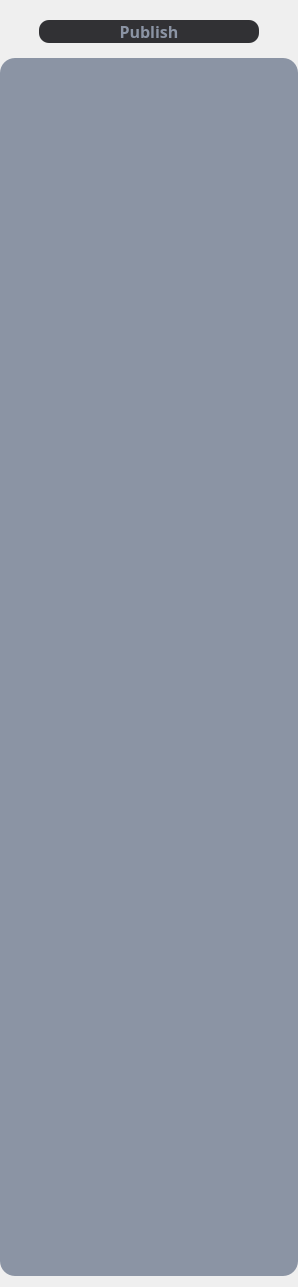
                                      <widget class="QFrame" name="frame_assets_publish">
                                       <property name="minimumSize">
                                        <size>
                                         <width>0</width>
                                         <height>300</height>
                                        </size>
                                       </property>
                                       <property name="frameShape">
                                        <enum>QFrame::NoFrame</enum>
                                       </property>
                                       <property name="frameShadow">
                                        <enum>QFrame::Raised</enum>
                                       </property>
                                       <layout class="QVBoxLayout" name="verticalLayout_79">
                                        <property name="leftMargin">
                                         <number>0</number>
                                        </property>
                                        <property name="rightMargin">
                                         <number>0</number>
                                        </property>
                                        <item>
                                         <widget class="QFrame" name="frame_assets_publish_lab">
                                          <property name="maximumSize">
                                           <size>
                                            <width>16777215</width>
                                            <height>50</height>
                                           </size>
                                          </property>
                                          <property name="frameShape">
                                           <enum>QFrame::NoFrame</enum>
                                          </property>
                                          <property name="frameShadow">
                                           <enum>QFrame::Raised</enum>
                                          </property>
                                          <layout class="QVBoxLayout" name="verticalLayout_80">
                                           <item>
                                            <widget class="QPushButton" name="lab_assets_publish">
                                             <property name="font">
                                              <font>
                                               <family>Quicksand</family>
                                               <pointsize>12</pointsize>
                                               <weight>75</weight>
                                               <bold>true</bold>
                                              </font>
                                             </property>
                                             <property name="styleSheet">
                                              <string notr="true">QPushButton{
	background-color:#313134;
	color:#8B94A4;
	border-radius:10px;
	margin-left:30px;
	margin-right:30px;
}</string>
                                             </property>
                                             <property name="text">
                                              <string>Publish</string>
                                             </property>
                                            </widget>
                                           </item>
                                          </layout>
                                         </widget>
                                        </item>
                                        <item>
                                         <widget class="QFrame" name="frame_assets_publish_scrol">
                                          <property name="styleSheet">
                                           <string notr="true">QFrame{
	background-color:#8B94A4;
	border-radius:15px;
}</string>
                                          </property>
                                          <property name="frameShape">
                                           <enum>QFrame::NoFrame</enum>
                                          </property>
                                          <property name="frameShadow">
                                           <enum>QFrame::Raised</enum>
                                          </property>
                                          <layout class="QHBoxLayout" name="horizontalLayout_6">
                                           <item>
                                            <widget class="QListView" name="listView_assets_publish">
                                             <property name="minimumSize">
                                              <size>
                                               <width>0</width>
                                               <height>1200</height>
                                              </size>
                                             </property>
                                             <property name="font">
                                              <font>
                                               <family>Quicksand</family>
                                               <pointsize>10</pointsize>
                                              </font>
                                             </property>
                                             <property name="styleSheet">
                                              <string notr="true"/>
                                             </property>
                                            </widget>
                                           </item>
                                           <item>
                                            <widget class="QFrame" name="frame_asset_publish_vizualiser">
                                             <property name="sizePolicy">
                                              <sizepolicy hsizetype="Expanding" vsizetype="Preferred">
                                               <horstretch>0</horstretch>
                                               <verstretch>0</verstretch>
                                              </sizepolicy>
                                             </property>
                                             <property name="frameShape">
                                              <enum>QFrame::NoFrame</enum>
                                             </property>
                                             <property name="frameShadow">
                                              <enum>QFrame::Raised</enum>
                                             </property>
                                             <property name="lineWidth">
                                              <number>1</number>
                                             </property>
                                             <layout class="QVBoxLayout" name="verticalLayout_23"/>
                                            </widget>
                                           </item>
                                          </layout>
                                         </widget>
                                        </item>
                                       </layout>
                                      </widget>
